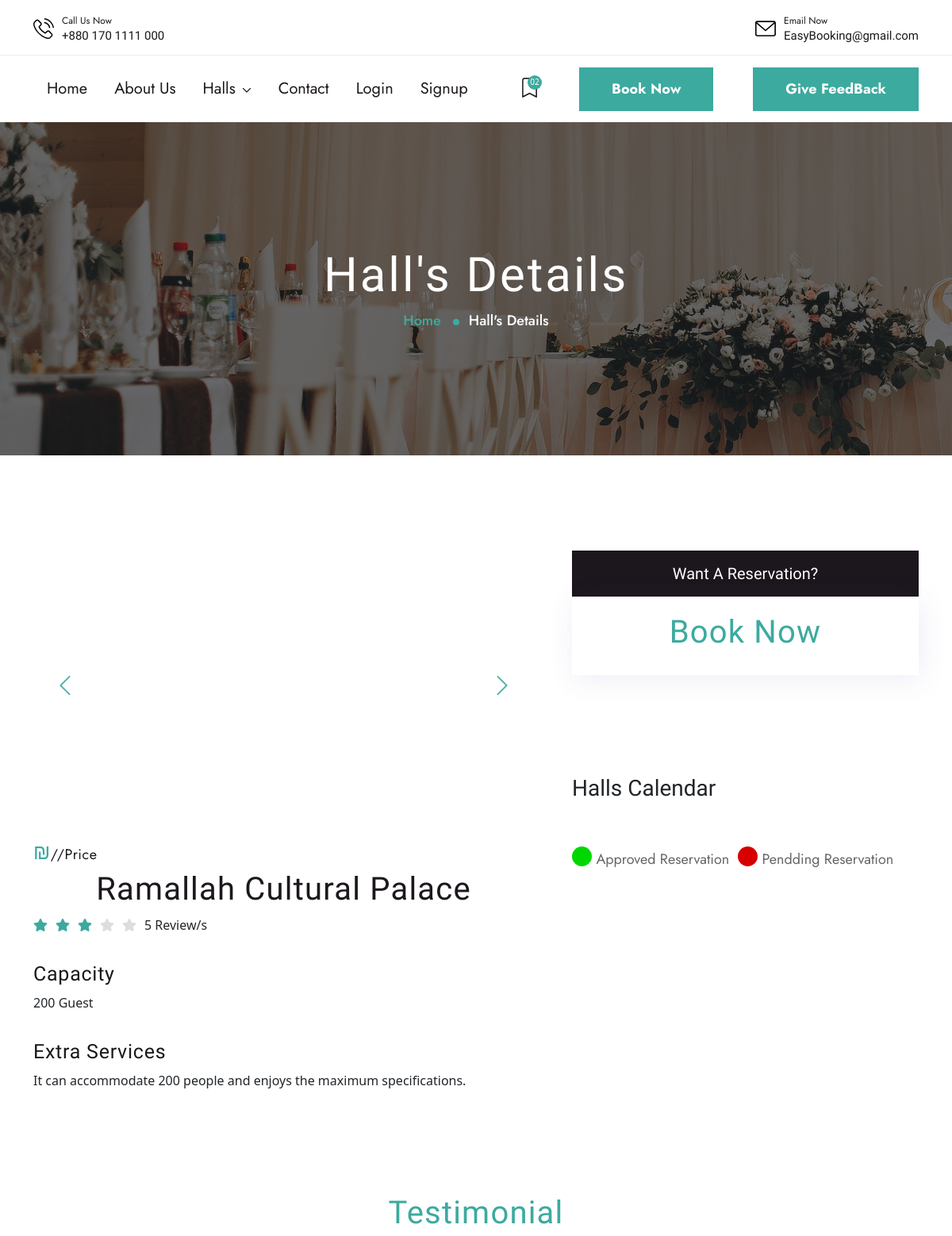
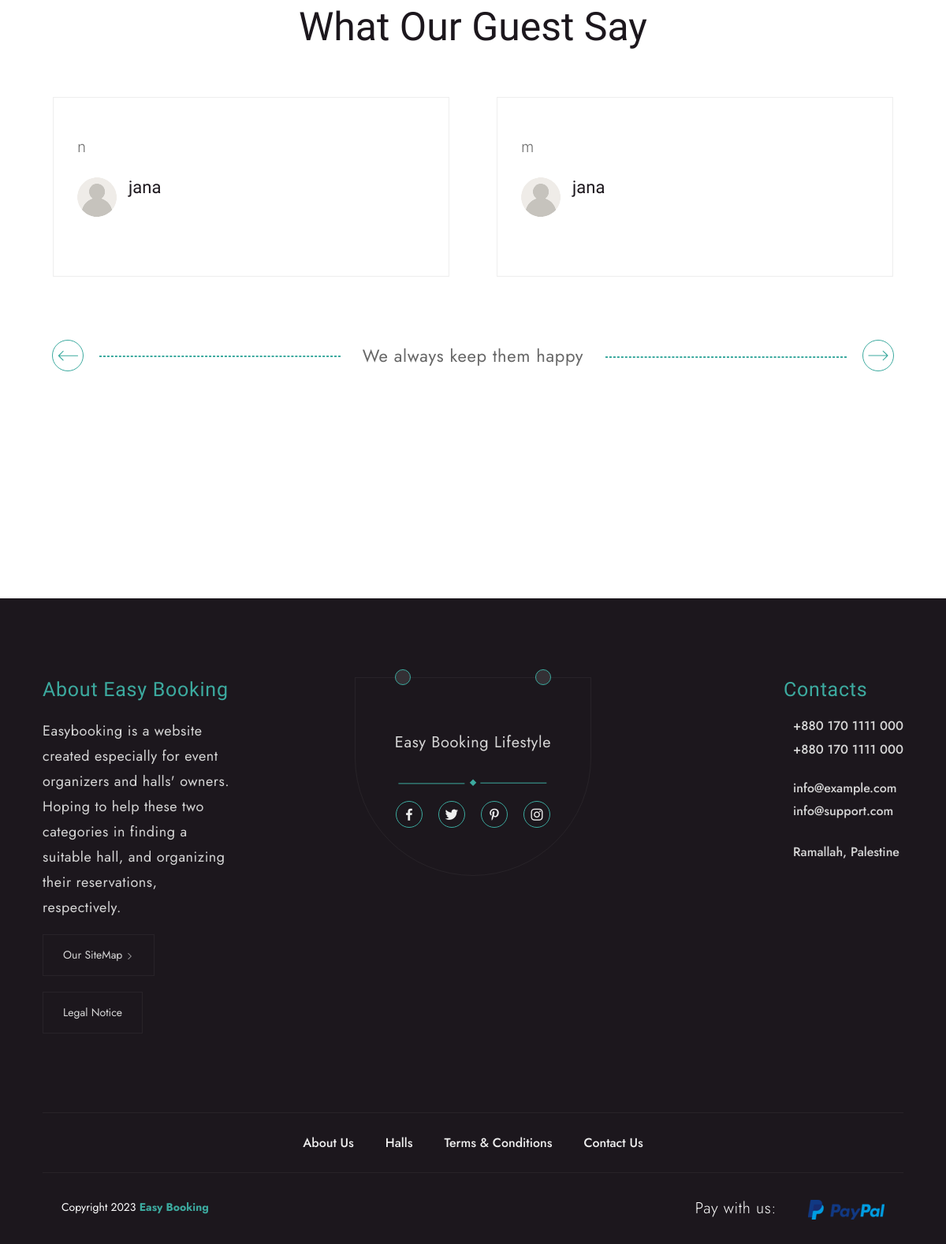
Screenshot of /subhall-details.php?shallId=74 with the database file from the repository (2 pictures, top to bottom).
### tables this page shows
CREATE TABLE `subhalls` (
  `id` int NOT NULL,
  `name` varchar(200) NOT NULL,
  `type` int NOT NULL,
  `number_of_guests` int NOT NULL,
  `hall_describtion` varchar(500) NOT NULL,
  `services` varchar(500) NOT NULL,
  `image_view` varchar(300) NOT NULL,
  `hall_id` int NOT NULL,
  `num_of_reservation` int NOT NULL DEFAULT '0'
);

CREATE TABLE `feedback_subhall` (
  `id` int NOT NULL,
  `experience` varchar(200) NOT NULL,
  `Recommendation` varchar(200) NOT NULL,
  `halls_images_useful` varchar(200) NOT NULL,
  `payment_process` varchar(200) NOT NULL,
  `feedback` varchar(500) NOT NULL,
  `user_id` int NOT NULL,
  `hall_id` int NOT NULL
);

CREATE TABLE `users` (
  `id` int NOT NULL,
  `name` varchar(200) NOT NULL,
  `password` varchar(200) NOT NULL,
  `email` varchar(200) NOT NULL,
  `type` enum('user','owner') NOT NULL DEFAULT 'user',
  `status` tinyint(1) NOT NULL DEFAULT '1',
  `created_at` datetime NOT NULL DEFAULT CURRENT_TIMESTAMP
);

### rating.php (called while the page is built, shortened)
<?php
class Rating{
	private $host  = '127.0.0.1';
    private $user  = 'root';
    private $password   = "1234";
    private $database  = "easybooking";
    private $RatingTable = 'rating';
	private $dbConnect = false;
    public function __construct(){
        if(!$this->dbConnect){
            $conn = new mysqli($this->host, $this->user, $this->password, $this->database);
            if($conn->connect_error){
                die("Error failed to connect to MySQL: " . $conn->connect_error);
            }else{
                $this->dbConnect = $conn;
            }
        }
    }
	private function getData($sqlQuery) {
		$result = mysqli_query($this->dbConnect, $sqlQuery);
		$data= array();
		while ($row = mysqli_fetch_array($result, MYSQLI_ASSOC)) {
			$data[]=$row;
		}
		return $data;
	}
	private function getNumRows($sqlQuery) {
		$result = mysqli_query($this->dbConnect, $sqlQuery);
		$numRows = mysqli_num_rows($result);
		return $numRows;
	}
	public function gethallRating($hall_id){
		$sqlQuery = "
			SELECT r.id, r.user_id,r.hall_id, r.rating_number
			FROM ".$this->RatingTable." as r WHERE r.hall_id = '".$hall_id."' ";
		return  $this->getData($sqlQuery);
	}
	public function getRatingAverage($hall_id){
		$hallRating = $this->gethallRating($hall_id);
		$rating_score = 0;
		$count = 0;
		foreach($hallRating as $hallRatingDetails){
			$rating_score+= $hallRatingDetails['rating_number'];
			$count += 1;
		}
		$average = 0;
		if($rating_score && $count) {
			$average = $rating_score/$count;
		}
		return $average;
	}
	public function getRatingTotal($hall_id){
	 	$sqlQuery = "
			SELECT *
			FROM ".$this->RatingTable."  WHERE hall_id = '".$hall_id."'";
	  $count = $this->getNumRows($sqlQuery);
		return $count;
	}
}
?>

### admin/handlers/get_feedback_subhall.php (called while the page is built)
<?php
$sql="SELECT f.id, f.feedback, u.name
FROM feedback_subhall f
INNER JOIN users u
ON f.user_id = u.id where f.hall_id=$shallId and  f.feedback != '' ORDER BY f.id DESC";
$sqlResult=mysqli_query($conn,$sql);
$feedbackData=mysqli_fetch_all($sqlResult);
?>

### subhall-details.php (the view, shortened to what this page needs)
<?php
      if(isset($_POST['subhall'])){
      $shallId=$_POST['subhall']; }
      elseif(isset($_GET['shallId'])){
      $shallId=$_GET['shallId']; }
?>
<!DOCTYPE html>
<html lang="en">
<?php require ('inc/head.php'); ?>
<body>
<?php require ('inc/preloader_area.php');
    require ('inc/top_Bar.php');
    if(isset($_SESSION['userId'])){
    $userid=$_SESSION['userId'];
    require ('inc/LoginHeader.php');
    }else{
        require ('inc/Header.php');
    }
    require("admin/handlers/db.php");
    $sql="SELECT * FROM subhalls where id=$shallId ";
    $sqlResult=mysqli_query($conn,$sql);
    $shallData=mysqli_fetch_assoc($sqlResult);
    $sql= "SELECT * FROM images where subhall_id=$shallId";
    $query = mysqli_query($conn,$sql);
    require("admin/handlers/get_feedback_subhall.php");
    $sql1="SELECT * FROM feedback_subhall WHERE feedback != '' AND hall_id=$shallId ORDER BY id DESC;
    ";
    $query1=mysqli_query($conn,$sql1);
    $users=mysqli_fetch_all($query1,MYSQLI_ASSOC);
	include_once 'rating.php';
	$rating = new Rating();
	$average = $rating->getRatingAverage($shallId);
	$count = $rating->getRatingTotal($shallId);
    ?>
<head>
<link rel="stylesheet" href="assets/css/rating.css">
</head>
    <div class="breadcrumb-section-wedding">
        <div class="container">
            <div class="row d-flex justify-content-center align-items-center text-center">
                <div class="col-lg-8">
                    <h2 class="breadcrumb-title wow fadeInLeft" data-wow-duration="1.5s" data-wow-delay=".2s">Hall's Details</h2>
                    <nav aria-label="breadcrumb">
                        <ol class="breadcrumb d-flex justify-content-center">
                            <li class="breadcrumb-item"><a href="index.php">Home</a></li>
                            <li class="breadcrumb-item active" aria-current="page">Hall's Details</li>
                        </ol>
                    </nav>
                </div>
            </div>
        </div>
    </div>
    <div class="room-suits-details-page pt-120 mb-120">
        <div class="container">
            <div class="row mb-120 g-5">
                <div class="col-lg-7">
                    <div class="swiper room-details-slider mb-30">
                        <div class="swiper-wrapper">
                                <?php
                                if($query->num_rows>0){
                                while($row=mysqli_fetch_array($query)){
                                ?>
                                <div class="swiper-slide">
                                    <div class="rooms-imeges">
                                    </div>
                                </div>
                                    <?php
                                }
                                }else{?>
                                <p>No image(s) found...</p>
                                <?php
                                }
                                ?>
                        </div>
                        <div class="swiper-btns d-flex align-items-center justify-content-between">
                            <div class="swiper-button-prev-m"><i class="bi bi-chevron-left"></i></div>
                            <div class="swiper-button-next-m"><i class="bi bi-chevron-right"></i></div>
                        </div>
                    </div>
                    <div class="price-tag">
                        <span><?php  ?>₪</span>//price
                    </div>
                    <h2><?php echo $shallData['name'] ?></h2>
                    <ul class="stars d-flex align-items-center">
                    <?php
for ($i = 1; $i <= 5; $i++) {
    $ratingClass = "star-grey";
    if($i <= $average) {
						$ratingClass = "star-highlight";
					}
echo	'<i class="fa fa-star '.$ratingClass. '"; aria-hidden="true"></i>';
 }
 echo $count . ' Review/s';
?>
                    </ul>
                    <h4>Capacity</h4>
                    <ul<p><?php echo $shallData['number_of_guests']?> Guest</p></ul>
                    <h4>Extra Services</h4>
                    <ul<p><?php echo $shallData['hall_describtion']?></p>
                </div>
                <div class="col-lg-5">
                    <div class="widget-area2">
                        <div class="widget-title">
                            <h5>Want A Reservation?</h5>
                        </div>
                        <div class="single-widgets booking-widgets">
                            <div class="section-title1 text-center">
                               <span> <a class="btn--primary6" href="admin/handlers/bookchecklogin.php?shallId=<?= $shallId ?>">Book Now</a> </span>
                            </div>
                        </div>
                    </div>
<br>
<br>
<br>
<br>
<h3>Halls Calendar</h3>
  <br>
  <br>
     <div class="btn-group">
<div style="width: 25px; height: 25px; background-color:#00D700; border-radius: 15px;"></div>
<p> &nbsp;Approved Reservation&nbsp;&nbsp;</p>
<div style="width: 25px; height: 25px; background-color:#D70000; border-radius: 15px;"></div>
<p> &nbsp;Pendding Reservation</p>
</div>
                </div>
            </div>
        </div>
    </div>
    <div class="row">
        <div class="home-one-testimonial mb-120">
        <div class="container">
            <div class="row">
                <div class="col-12">
                    <div class="section-title1 text-center">
                        <span>Testimonial</span>
                        <h2>What Our Guest Say</h2>
                    </div>
                </div>
            </div>
            <div class="row justify-content-center">
                <div class="swiper testimonial-slider-1">
                    <div class="swiper-wrapper">
                    <?php
if(isset($users)){
foreach($feedbackData as $index=>$users){?>
                        <div class="swiper-slide">
                            <div class="testimonial-wrrap">
                                <div class="content">
                                    <p><?=$users[1];?> </p>
                                    <div class="author-review-area d-flex justify-content-between align-items-center flex-erap">
                                    <div class="authot-area d-flex align-items-center">
                                        <div class="author-img">
                                            <br/>
                                        <img  width="50" height="50" src="assets/images/icons/user1.svg">
                                        </div>
                                    <div class="author-name-deg">
                                            <h4><?=$users[2];?></h4>
                                            </div>
                                </div>
                                </div>
                                </div>
                            </div>
                        </div>
                        <?php }
}?>
                    </div>
                </div>
                <div class="row align-items-center pt-80">
                <div class="col-lg-4">
                    <div class="swiper-btn-left">
                       <div class="btns swiper-button-prev-e">
                       </div>
                    </div>
                </div>
                <div class="col-lg-4 d-flex justify-content-center">
                    <div class="contents">
                        <p>We always keep them happy</p>
                    </div>
                </div>
                <div class="col-lg-4">
                    <div class="swiper-btn-right">
                        <div class="btns swiper-button-next-e">
                        </div>
                    </div>
                </div>
            </div>
            </div>
            <br>
            <div class="col-13">
                    <div class="section-title1 text-center">
                    </div>
                    <div class="section-title1 text-center">
                    </div>
            </div>
         </div>
     </div>
    <?php require ('inc/footer.php');
    require('inc/js_file_link.php'); ?>
</body>
</html>

### assets/css/all.css (style rules this page uses)
.fa, .fas, .far, .fal, .fad, .fab { -moz-osx-font-smoothing: grayscale; -webkit-font-smoothing: antialiased; display: inline-block; font-style: normal; font-variant: normal; text-rendering: auto; line-height: 1; }
.fa-star:before { content: "\f005"; }
.fa, .fas { font-family: 'Font Awesome 5 Free'; font-weight: 900; }

### assets/css/rating.css (style rules this page uses)
.star-grey { color:#ddd; }
.star-highlight { color:#3caa9f !important; }

### inc/head.php (style rules this page uses)
body { font-family: 'lato', sans-serif; }
.container { max-width: 1000px; margin-left: auto; margin-right: auto; padding-left: 10px; padding-right: 10px; }
h2 { font-size: 26px; margin: 20px 0; text-align: center; }

### rows the page displays
subhalls: name "Ramallah Cultural Palace", number_of_guests "200", hall_describtion "It can accommodate 200 people and enjoys the maximum specifications."
feedback_subhall: feedback "n", user.name "jana"
feedback_subhall: feedback "m", user.name "jana"

### other values shown
$count "5"
